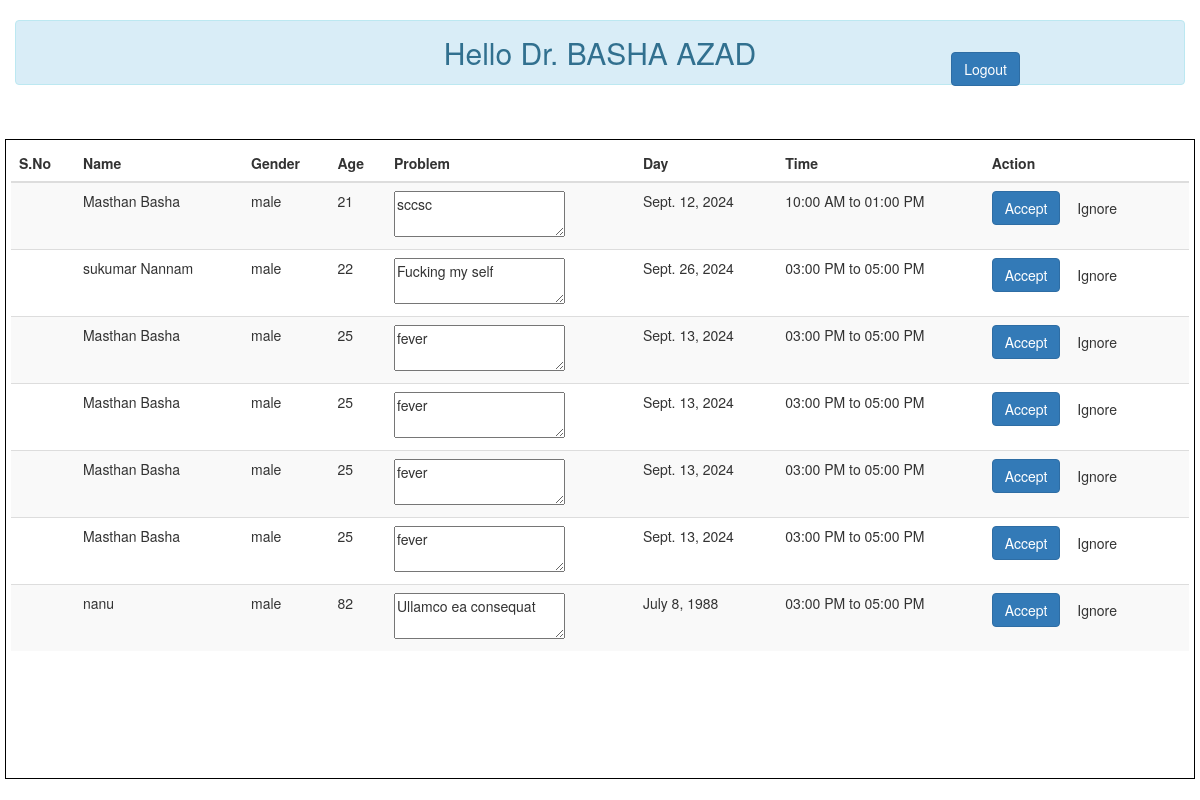
Page /dochome/ (signed in) on the committed database.
### quickapp/models.py (models this page shows)
class user_appointment(models.Model):
    pusername=models.CharField(max_length=20,unique=True)
    gender = models.CharField(max_length=20)
    demail = models.EmailField(max_length=40)
    pname=models.CharField(max_length=30)
    page=models.IntegerField()
    problem=models.CharField( max_length=150)
    day=models.DateField()
    time=models.CharField(max_length=50)

### quickapp/views.py (the view)
# urls.py: path('dochome/',dochome),
def dochome(request):
    apo=user_appointment.objects.all()
    email = request.session['doc']
    doc=Doctor_data.objects.get(email=email)
    fname = doc.fname
    lname=doc.lname
    name=fname+" "+lname
    return render(request,'dochome.html',{'doc':doc,'name':name,'apo':apo})

### quickapp/templates/dochome.html (shortened to what this page needs)
<!DOCTYPE html>
<html lang="en">
<head>
    <link rel="stylesheet" href="https://maxcdn.bootstrapcdn.com/bootstrap/3.4.1/css/bootstrap.min.css">
</head>
<body>
    <h2 class="container  alert mt-3 text-center shadow alert-info bg-body-tertiary ">Hello Dr. <span class="text-uppercase">{{name}}</span>
    </h2>
    <div class="" style="display: flex;text-align: end;justify-content: end;margin-right: 15%;margin-top: -4.4%;">
        <span class="m-auto btn btn-primary" onclick="logout()" >Logout</span>
    </div>
    <div class="box" style="margin-top: 4%;">
        <div class="container-fluid border"  style="height: 80vh;border:1px solid black;padding: 5px;margin: 5px;overflow: scroll;">
            <table class="table table-striped table-responsive">
              <thead>
                <tr>
                    <th>S.No</th>
                  <th>Name</th>
                  <th>Gender</th>
                  <th>Age</th>
                  <th>Problem</th>
                  <th>Day</th>
                  <th>Time</th>
                  <th>Action</th>
                </tr>
              </thead>
              <tbody>
                {% for usrs in apo %}
                {% if doc.email == usrs.demail %}
                <tr>
                    <td></td>
                    <td>{{usrs.pname}}</td>
                    <td>{{usrs.gender}}</td>
                    <td>{{usrs.page}}</td>
                    <td>
                        <textarea  id="">{{usrs.problem}}</textarea>
                  </td>
                  <td>{{usrs.day}}</td>
                  <td>{{usrs.time}} </td>
                  <td>
                      <button type="button" class="btn btn-primary" data-toggle="modal" data-target="#exampleModal" data-whatever="@getbootstrap">Accept</button>
                      <div class="btn btn-secondary">Ignore</div>
                    </td>
                </tr>
                {% endif %}
                {% endfor %}
              </tbody>
            </table>
        </div>
    </div>
</body>
</html>

### rows in the picture
user_appointment: pname "Masthan Basha", gender "male", page "21", problem "sccsc", day "Sept. 12, 2024", time "10:00 AM to 01:00 PM"
user_appointment: pname "sukumar Nannam", gender "male", page "22", problem "Fucking my self", day "Sept. 26, 2024", time "03:00 PM to 05:00 PM"
user_appointment: pname "Masthan Basha", gender "male", page "25", problem "fever", day "Sept. 13, 2024", time "03:00 PM to 05:00 PM"
user_appointment: pname "Masthan Basha", gender "male", page "25", problem "fever", day "Sept. 13, 2024", time "03:00 PM to 05:00 PM"
user_appointment: pname "Masthan Basha", gender "male", page "25", problem "fever", day "Sept. 13, 2024", time "03:00 PM to 05:00 PM"
user_appointment: pname "Masthan Basha", gender "male", page "25", problem "fever", day "Sept. 13, 2024", time "03:00 PM to 05:00 PM"
user_appointment: pname "nanu", gender "male", page "82", problem "Ullamco ea consequat", day "July 8, 1988", time "03:00 PM to 05:00 PM"

### other values in the picture
{{ name }} "BASHA AZAD"
